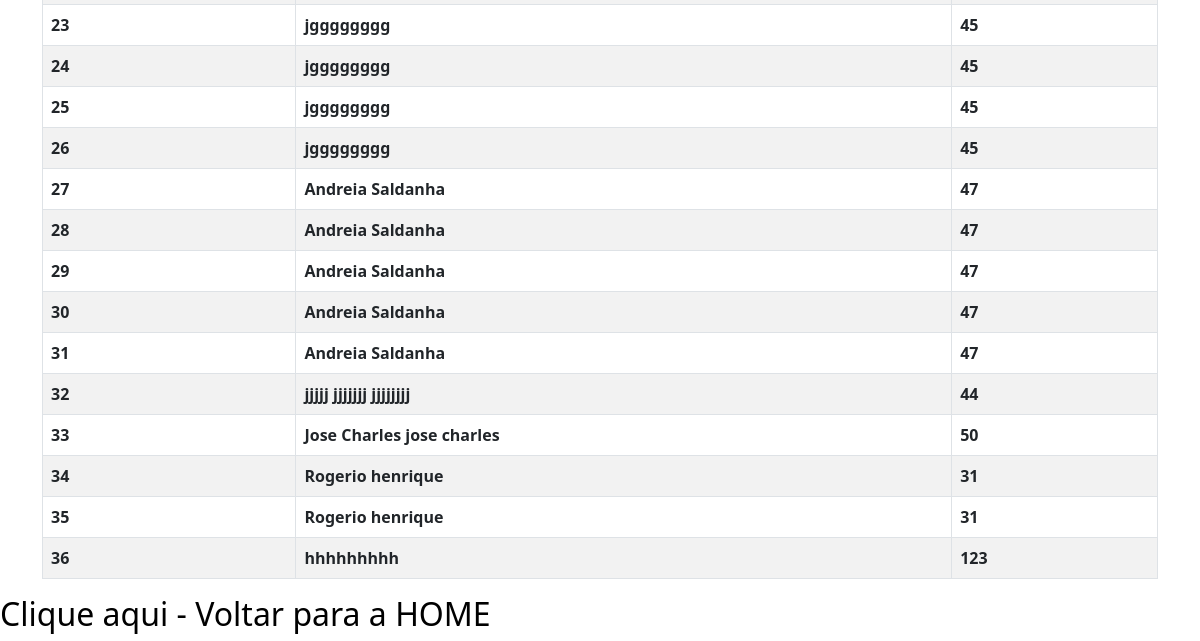
The page /usuarios/usuarios.html (lower part) on the database as committed earlier.
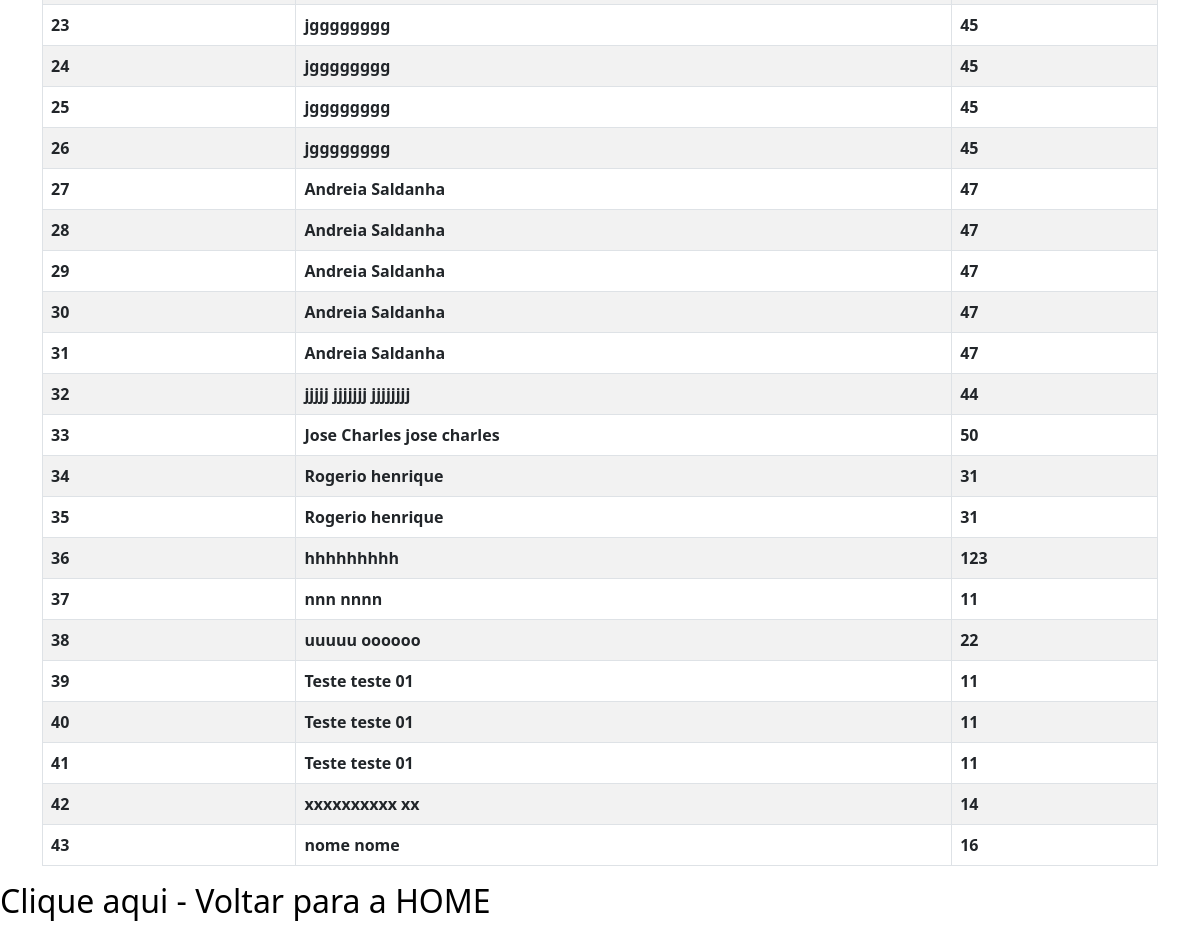
The same page on the database as committed later.
### app_cad_usuarios/models.py (models this page shows)
class Usuario(models.Model):
    id_usuario = models.AutoField(primary_key=True)
    nome = models.TextField(max_length=255)
    idade = models.IntegerField()

### app_cad_usuarios/views.py (the view)
# urls.py: path('usuarios/usuarios.html', views.lista_usuarios, name='lista_usuarios'),
def lista_usuarios(request):
    print(' chamando lista de usuarios 17 17 ')
    usuarios = {
        'usuarios': Usuario.objects.all()
    }
    return render(request, 'usuarios/usuarios.html', usuarios)

### app_cad_usuarios/templates/usuarios/usuarios.html (shortened to what this page needs)
{% extends 'usuarios/base.html' %}
{% block conteudo %}
    <div class="container">
        <table class="table table-striped table-bordered">
            {% for usuario in usuarios %}
            <tr>
                <td> <b> {{usuario.id_usuario}} </b> </td>
                <td> <b> {{usuario.nome}} </b> </td>
                <td> <b> {{usuario.idade}} </b> </td>
            </tr>
            {% endfor %}
        </table>
    </div>
    <div>
        <h2>
            <a href="{% url 'home' %}" style="text-decoration: none; color: black;">
                Clique aqui - Voltar para a HOME
            </a>
        </h2>
    </div>
{% endblock %}

Rows that differ between the two databases and show on the page:
added Usuario: id_usuario "37", nome "nnn nnnn", idade "11"
added Usuario: id_usuario "38", nome "uuuuu oooooo", idade "22"
added Usuario: id_usuario "39", nome "Teste teste 01", idade "11"
added Usuario: id_usuario "40", nome "Teste teste 01", idade "11"
added Usuario: id_usuario "41", nome "Teste teste 01", idade "11"
added Usuario: id_usuario "42", nome "xxxxxxxxxx xx", idade "14"
added Usuario: id_usuario "43", nome "nome nome", idade "16"
